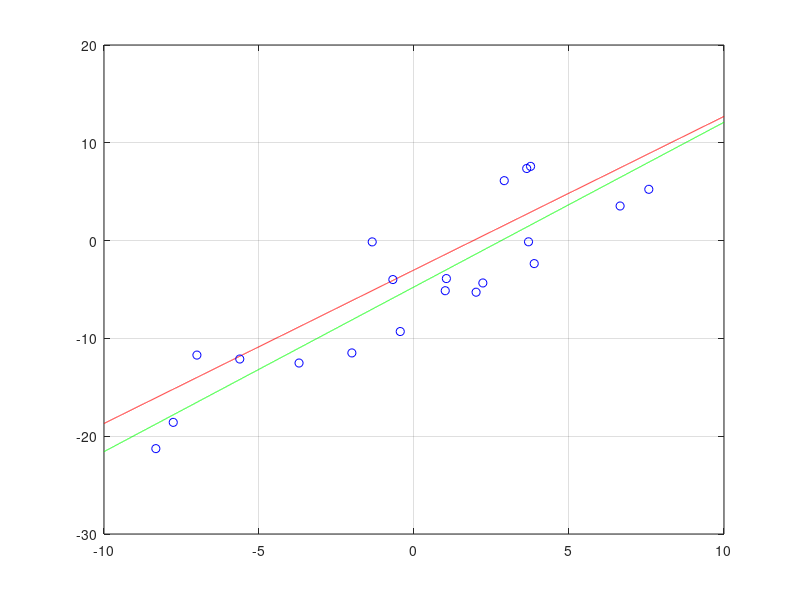

MATLAB code to generate this figure:
clc;
close all;
clear all;

xi = -10;
xf = 10;
dx = 0.001;
er = 0.2;

a1 = 1.57;
a0 = -3;

x = xi:dx:xf;
y = a1*x+a0;
rg = y(end)-y(1);

nm = 20;
px = sort((xf - xi)*rand(nm,1)+xi);
py = a1*px+a0+2*rg*er*rand(nm,1)-rg*er;

Sx = ones(1,nm)*px;
Sy = ones(1,nm)*py;
Sxy = px'*py;
Sx2 = px'*px;

ea1 = (nm*Sxy-Sx*Sy)/(nm*Sx2-Sx2);
ea0 = Sy/nm-ea1*Sx/nm;
ey = ea1*x+ea0;

epy1 = a1*px+a0;
epy2 = ea1*px+a0;
er1 = epy1-py;
MSE1 = sqrt(er1'*er1)/nm;
er2 = epy2-py;
MSE2 = sqrt(er2'*er2)/nm;

figure(1);
plot(x,y, 'r-');
grid on;
hold on;
plot(px, py, 'bo');
plot(x, ey, 'g-');